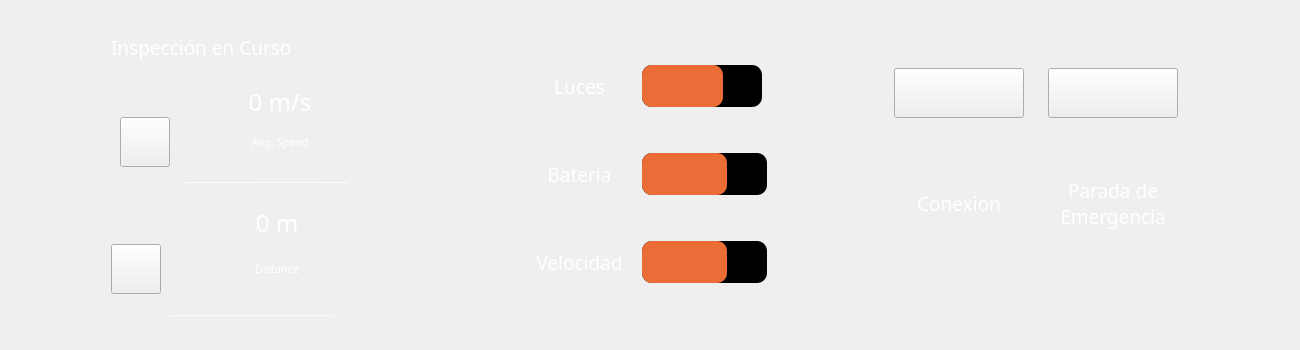
                    <widget class="QFrame" name="verticalFrame">
                     <property name="minimumSize">
                      <size>
                       <width>1300</width>
                       <height>350</height>
                      </size>
                     </property>
                     <property name="maximumSize">
                      <size>
                       <width>1300</width>
                       <height>370</height>
                      </size>
                     </property>
                     <layout class="QHBoxLayout" name="horizontalLayout_89">
                      <item>
                       <widget class="QFrame" name="verticalFrame_8">
                        <property name="minimumSize">
                         <size>
                          <width>0</width>
                          <height>300</height>
                         </size>
                        </property>
                        <property name="maximumSize">
                         <size>
                          <width>300</width>
                          <height>300</height>
                         </size>
                        </property>
                        <layout class="QVBoxLayout" name="verticalLayout_44">
                         <item>
                          <widget class="QLabel" name="label_5">
                           <property name="maximumSize">
                            <size>
                             <width>16777215</width>
                             <height>40</height>
                            </size>
                           </property>
                           <property name="font">
                            <font>
                             <family>Segoe UI Variable</family>
                             <pointsize>14</pointsize>
                             <weight>50</weight>
                             <bold>false</bold>
                            </font>
                           </property>
                           <property name="styleSheet">
                            <string notr="true">color: rgb(255, 255, 255)</string>
                           </property>
                           <property name="text">
                            <string>Inspección en Curso</string>
                           </property>
                           <property name="alignment">
                            <set>Qt::AlignLeading|Qt::AlignLeft|Qt::AlignVCenter</set>
                           </property>
                          </widget>
                         </item>
                         <item>
                          <widget class="QFrame" name="horizontalFrame_7">
                           <property name="minimumSize">
                            <size>
                             <width>0</width>
                             <height>150</height>
                            </size>
                           </property>
                           <property name="maximumSize">
                            <size>
                             <width>16777215</width>
                             <height>150</height>
                            </size>
                           </property>
                           <layout class="QHBoxLayout" name="horizontalLayout_13">
                            <item>
                             <widget class="QPushButton" name="btn_document_11">
                              <property name="minimumSize">
                               <size>
                                <width>50</width>
                                <height>50</height>
                               </size>
                              </property>
                              <property name="maximumSize">
                               <size>
                                <width>50</width>
                                <height>50</height>
                               </size>
                              </property>
                              <property name="font">
                               <font>
                                <pointsize>10</pointsize>
                                <weight>75</weight>
                                <bold>true</bold>
                               </font>
                              </property>
                              <property name="styleSheet">
                               <string notr="true"/>
                              </property>
                              <property name="text">
                               <string/>
                              </property>
                              <property name="icon">
                               <iconset>
                                <normaloff>iconos/SpeedInd.svg</normaloff>iconos/SpeedInd.svg</iconset>
                              </property>
                              <property name="iconSize">
                               <size>
                                <width>45</width>
                                <height>45</height>
                               </size>
                              </property>
                             </widget>
                            </item>
                            <item>
                             <widget class="QFrame" name="verticalFrame_9">
                              <layout class="QVBoxLayout" name="verticalLayout_47">
                               <item>
                                <widget class="QLabel" name="label_25">
                                 <property name="font">
                                  <font>
                                   <family>Segoe UI Variable</family>
                                   <pointsize>18</pointsize>
                                  </font>
                                 </property>
                                 <property name="styleSheet">
                                  <string notr="true">color:rgb(255, 255, 255)</string>
                                 </property>
                                 <property name="text">
                                  <string>0 m/s</string>
                                 </property>
                                 <property name="alignment">
                                  <set>Qt::AlignCenter</set>
                                 </property>
                                </widget>
                               </item>
                               <item>
                                <widget class="QLabel" name="label_26">
                                 <property name="font">
                                  <font>
                                   <family>Segoe UI Variable</family>
                                   <pointsize>8</pointsize>
                                  </font>
                                 </property>
                                 <property name="styleSheet">
                                  <string notr="true">color:rgb(255, 255, 255)</string>
                                 </property>
                                 <property name="text">
                                  <string>Avg. Speed</string>
                                 </property>
                                 <property name="alignment">
                                  <set>Qt::AlignCenter</set>
                                 </property>
                                </widget>
                               </item>
                               <item>
                                <widget class="QLabel" name="label_27">
                                 <property name="font">
                                  <font>
                                   <pointsize>9</pointsize>
                                  </font>
                                 </property>
                                 <property name="styleSheet">
                                  <string notr="true">color: white</string>
                                 </property>
                                 <property name="text">
                                  <string>-----------------------------------------</string>
                                 </property>
                                </widget>
                               </item>
                              </layout>
                             </widget>
                            </item>
                           </layout>
                          </widget>
                         </item>
                         <item>
                          <widget class="QFrame" name="horizontalFrame_10">
                           <property name="minimumSize">
                            <size>
                             <width>0</width>
                             <height>150</height>
                            </size>
                           </property>
                           <property name="maximumSize">
                            <size>
                             <width>16777215</width>
                             <height>150</height>
                            </size>
                           </property>
                           <layout class="QHBoxLayout" name="horizontalLayout_15">
                            <property name="spacing">
                             <number>0</number>
                            </property>
                            <property name="leftMargin">
                             <number>0</number>
                            </property>
                            <property name="topMargin">
                             <number>0</number>
                            </property>
                            <property name="rightMargin">
                             <number>0</number>
                            </property>
                            <property name="bottomMargin">
                             <number>0</number>
                            </property>
                            <item>
                             <widget class="QPushButton" name="btn_document_12">
                              <property name="minimumSize">
                               <size>
                                <width>50</width>
                                <height>50</height>
                               </size>
                              </property>
                              <property name="maximumSize">
                               <size>
                                <width>50</width>
                                <height>50</height>
                               </size>
                              </property>
                              <property name="font">
                               <font>
                                <pointsize>10</pointsize>
                                <weight>75</weight>
                                <bold>true</bold>
                               </font>
                              </property>
                              <property name="styleSheet">
                               <string notr="true"/>
                              </property>
                              <property name="text">
                               <string/>
                              </property>
                              <property name="icon">
                               <iconset>
                                <normaloff>iconos/Recorrido.svg</normaloff>iconos/Recorrido.svg</iconset>
                              </property>
                              <property name="iconSize">
                               <size>
                                <width>45</width>
                                <height>45</height>
                               </size>
                              </property>
                             </widget>
                            </item>
                            <item>
                             <widget class="QFrame" name="verticalFrame_10">
                              <layout class="QVBoxLayout" name="verticalLayout_54">
                               <item>
                                <widget class="QLabel" name="label_28">
                                 <property name="font">
                                  <font>
                                   <family>Segoe UI Variable</family>
                                   <pointsize>18</pointsize>
                                  </font>
                                 </property>
                                 <property name="styleSheet">
                                  <string notr="true">color:rgb(255, 255, 255)</string>
                                 </property>
                                 <property name="text">
                                  <string>0 m</string>
                                 </property>
                                 <property name="alignment">
                                  <set>Qt::AlignCenter</set>
                                 </property>
                                </widget>
                               </item>
                               <item>
                                <widget class="QLabel" name="label_29">
                                 <property name="font">
                                  <font>
                                   <family>Segoe UI Variable</family>
                                   <pointsize>8</pointsize>
                                  </font>
                                 </property>
                                 <property name="styleSheet">
                                  <string notr="true">color:rgb(255, 255, 255)</string>
                                 </property>
                                 <property name="text">
                                  <string>Distance</string>
                                 </property>
                                 <property name="alignment">
                                  <set>Qt::AlignCenter</set>
                                 </property>
                                </widget>
                               </item>
                               <item>
                                <widget class="QLabel" name="label_30">
                                 <property name="font">
                                  <font>
                                   <pointsize>9</pointsize>
                                  </font>
                                 </property>
                                 <property name="styleSheet">
                                  <string notr="true">color: white</string>
                                 </property>
                                 <property name="text">
                                  <string>-----------------------------------------</string>
                                 </property>
                                </widget>
                               </item>
                              </layout>
                             </widget>
                            </item>
                           </layout>
                          </widget>
                         </item>
                        </layout>
                       </widget>
                      </item>
                      <item>
                       <widget class="QFrame" name="verticalFrame_13">
                        <property name="minimumSize">
                         <size>
                          <width>280</width>
                          <height>0</height>
                         </size>
                        </property>
                        <property name="maximumSize">
                         <size>
                          <width>280</width>
                          <height>300</height>
                         </size>
                        </property>
                        <layout class="QVBoxLayout" name="verticalLayout_67">
                         <item>
                          <widget class="QFrame" name="horizontalFrame_57">
                           <property name="maximumSize">
                            <size>
                             <width>16777215</width>
                             <height>60</height>
                            </size>
                           </property>
                           <layout class="QHBoxLayout" name="horizontalLayout_95">
                            <item>
                             <widget class="QLabel" name="label_104">
                              <property name="minimumSize">
                               <size>
                                <width>125</width>
                                <height>0</height>
                               </size>
                              </property>
                              <property name="maximumSize">
                               <size>
                                <width>125</width>
                                <height>16777215</height>
                               </size>
                              </property>
                              <property name="font">
                               <font>
                                <family>Segoe UI Variable</family>
                                <pointsize>14</pointsize>
                               </font>
                              </property>
                              <property name="styleSheet">
                               <string notr="true">color:rgb(255, 255, 255)</string>
                              </property>
                              <property name="text">
                               <string>Luces</string>
                              </property>
                              <property name="alignment">
                               <set>Qt::AlignCenter</set>
                              </property>
                             </widget>
                            </item>
                            <item>
                             <widget class="QProgressBar" name="progressBar_22">
                              <property name="sizePolicy">
                               <sizepolicy hsizetype="Preferred" vsizetype="Minimum">
                                <horstretch>0</horstretch>
                                <verstretch>0</verstretch>
                               </sizepolicy>
                              </property>
                              <property name="minimumSize">
                               <size>
                                <width>120</width>
                                <height>20</height>
                               </size>
                              </property>
                              <property name="maximumSize">
                               <size>
                                <width>125</width>
                                <height>50</height>
                               </size>
                              </property>
                              <property name="styleSheet">
                               <string notr="true">QProgressBar
{
border: solid grey;
border-radius: 10px;
background-color:rgb(0, 0, 0);
color: black;
}
QProgressBar::chunk 
{
background-color: #EA6C36;
border-radius :10px;
}
QProgressBar::font
{
color:rgb(255, 255, 255)
}</string>
                              </property>
                              <property name="value">
                               <number>68</number>
                              </property>
                              <property name="alignment">
                               <set>Qt::AlignCenter</set>
                              </property>
                              <property name="format">
                               <string notr="true"/>
                              </property>
                             </widget>
                            </item>
                           </layout>
                          </widget>
                         </item>
                         <item>
                          <widget class="QFrame" name="horizontalFrame_58">
                           <property name="maximumSize">
                            <size>
                             <width>16777215</width>
                             <height>60</height>
                            </size>
                           </property>
                           <layout class="QHBoxLayout" name="horizontalLayout_96">
                            <item>
                             <widget class="QLabel" name="label_105">
                              <property name="minimumSize">
                               <size>
                                <width>125</width>
                                <height>0</height>
                               </size>
                              </property>
                              <property name="maximumSize">
                               <size>
                                <width>125</width>
                                <height>16777215</height>
                               </size>
                              </property>
                              <property name="font">
                               <font>
                                <family>Segoe UI Variable</family>
                                <pointsize>14</pointsize>
                               </font>
                              </property>
                              <property name="styleSheet">
                               <string notr="true">color:rgb(255, 255, 255)</string>
                              </property>
                              <property name="text">
                               <string>Bateria</string>
                              </property>
                              <property name="alignment">
                               <set>Qt::AlignCenter</set>
                              </property>
                             </widget>
                            </item>
                            <item>
                             <widget class="QProgressBar" name="speed_bar_6">
                              <property name="sizePolicy">
                               <sizepolicy hsizetype="Preferred" vsizetype="Minimum">
                                <horstretch>0</horstretch>
                                <verstretch>0</verstretch>
                               </sizepolicy>
                              </property>
                              <property name="minimumSize">
                               <size>
                                <width>125</width>
                                <height>0</height>
                               </size>
                              </property>
                              <property name="maximumSize">
                               <size>
                                <width>125</width>
                                <height>50</height>
                               </size>
                              </property>
                              <property name="styleSheet">
                               <string notr="true">QProgressBar
{
border: solid grey;
border-radius: 10px;
background-color:rgb(0, 0, 0);
color: black;
}
QProgressBar::chunk 
{
background-color: #EA6C36;
border-radius :10px;
}
QProgressBar::font
{
color:rgb(255, 255, 255)
}</string>
                              </property>
                              <property name="value">
                               <number>68</number>
                              </property>
                              <property name="alignment">
                               <set>Qt::AlignCenter</set>
                              </property>
                              <property name="format">
                               <string notr="true"/>
                              </property>
                             </widget>
                            </item>
                           </layout>
                          </widget>
                         </item>
                         <item>
                          <widget class="QFrame" name="horizontalFrame_59">
                           <property name="maximumSize">
                            <size>
                             <width>16777215</width>
                             <height>60</height>
                            </size>
                           </property>
                           <layout class="QHBoxLayout" name="horizontalLayout_97">
                            <item>
                             <widget class="QLabel" name="label_106">
                              <property name="minimumSize">
                               <size>
                                <width>125</width>
                                <height>0</height>
                               </size>
                              </property>
                              <property name="maximumSize">
                               <size>
                                <width>125</width>
                                <height>16777215</height>
                               </size>
                              </property>
                              <property name="font">
                               <font>
                                <family>Segoe UI Variable</family>
                                <pointsize>14</pointsize>
                               </font>
                              </property>
                              <property name="styleSheet">
                               <string notr="true">color:rgb(255, 255, 255)</string>
                              </property>
                              <property name="text">
                               <string>Velocidad</string>
                              </property>
                              <property name="alignment">
                               <set>Qt::AlignCenter</set>
                              </property>
                             </widget>
                            </item>
                            <item>
                             <widget class="QProgressBar" name="progressBar_23">
                              <property name="sizePolicy">
                               <sizepolicy hsizetype="Preferred" vsizetype="Minimum">
                                <horstretch>0</horstretch>
                                <verstretch>0</verstretch>
                               </sizepolicy>
                              </property>
                              <property name="minimumSize">
                               <size>
                                <width>125</width>
                                <height>20</height>
                               </size>
                              </property>
                              <property name="maximumSize">
                               <size>
                                <width>125</width>
                                <height>50</height>
                               </size>
                              </property>
                              <property name="styleSheet">
                               <string notr="true">QProgressBar
{
border: solid grey;
border-radius: 10px;
background-color:rgb(0, 0, 0);
color: black;
}
QProgressBar::chunk 
{
background-color: #EA6C36;
border-radius :10px;
}
QProgressBar::font
{
color:rgb(255, 255, 255)
}</string>
                              </property>
                              <property name="value">
                               <number>68</number>
                              </property>
                              <property name="alignment">
                               <set>Qt::AlignCenter</set>
                              </property>
                              <property name="format">
                               <string notr="true"/>
                              </property>
                             </widget>
                            </item>
                           </layout>
                          </widget>
                         </item>
                        </layout>
                       </widget>
                      </item>
                      <item>
                       <widget class="QFrame" name="horizontalFrame_16">
                        <property name="maximumSize">
                         <size>
                          <width>320</width>
                          <height>250</height>
                         </size>
                        </property>
                        <layout class="QHBoxLayout" name="horizontalLayout_101">
                         <item>
                          <widget class="QFrame" name="verticalFrame_18">
                           <layout class="QVBoxLayout" name="verticalLayout_73">
                            <item>
                             <widget class="QPushButton" name="btn_document_28">
                              <property name="minimumSize">
                               <size>
                                <width>100</width>
                                <height>50</height>
                               </size>
                              </property>
                              <property name="maximumSize">
                               <size>
                                <width>700</width>
                                <height>50</height>
                               </size>
                              </property>
                              <property name="font">
                               <font>
                                <pointsize>10</pointsize>
                                <weight>75</weight>
                                <bold>true</bold>
                               </font>
                              </property>
                              <property name="styleSheet">
                               <string notr="true"/>
                              </property>
                              <property name="text">
                               <string/>
                              </property>
                              <property name="icon">
                               <iconset>
                                <normaloff>iconos/Connect.svg</normaloff>iconos/Connect.svg</iconset>
                              </property>
                              <property name="iconSize">
                               <size>
                                <width>80</width>
                                <height>80</height>
                               </size>
                              </property>
                             </widget>
                            </item>
                            <item>
                             <widget class="QLabel" name="label_110">
                              <property name="font">
                               <font>
                                <family>Segoe UI Variable</family>
                                <pointsize>14</pointsize>
                               </font>
                              </property>
                              <property name="styleSheet">
                               <string notr="true">color:rgb(255, 255, 255)</string>
                              </property>
                              <property name="text">
                               <string>Conexion</string>
                              </property>
                              <property name="alignment">
                               <set>Qt::AlignCenter</set>
                              </property>
                             </widget>
                            </item>
                           </layout>
                          </widget>
                         </item>
                         <item>
                          <widget class="QFrame" name="verticalFrame_19">
                           <layout class="QVBoxLayout" name="verticalLayout_74">
                            <item>
                             <widget class="QPushButton" name="btn_parada_2">
                              <property name="minimumSize">
                               <size>
                                <width>100</width>
                                <height>50</height>
                               </size>
                              </property>
                              <property name="maximumSize">
                               <size>
                                <width>700</width>
                                <height>50</height>
                               </size>
                              </property>
                              <property name="font">
                               <font>
                                <pointsize>10</pointsize>
                                <weight>75</weight>
                                <bold>true</bold>
                               </font>
                              </property>
                              <property name="styleSheet">
                               <string notr="true"/>
                              </property>
                              <property name="text">
                               <string/>
                              </property>
                              <property name="icon">
                               <iconset>
                                <normaloff>iconos/parada.svg</normaloff>iconos/parada.svg</iconset>
                              </property>
                              <property name="iconSize">
                               <size>
                                <width>80</width>
                                <height>80</height>
                               </size>
                              </property>
                             </widget>
                            </item>
                            <item>
                             <widget class="QLabel" name="label_111">
                              <property name="maximumSize">
                               <size>
                                <width>200</width>
                                <height>16777215</height>
                               </size>
                              </property>
                              <property name="font">
                               <font>
                                <family>Segoe UI Variable</family>
                                <pointsize>14</pointsize>
                                <underline>false</underline>
                                <strikeout>false</strikeout>
                                <stylestrategy>PreferDefault</stylestrategy>
                               </font>
                              </property>
                              <property name="styleSheet">
                               <string notr="true">color:rgb(255, 255, 255)</string>
                              </property>
                              <property name="text">
                               <string>Parada de Emergencia</string>
                              </property>
                              <property name="textFormat">
                               <enum>Qt::AutoText</enum>
                              </property>
                              <property name="scaledContents">
                               <bool>false</bool>
                              </property>
                              <property name="alignment">
                               <set>Qt::AlignCenter</set>
                              </property>
                              <property name="wordWrap">
                               <bool>true</bool>
                              </property>
                             </widget>
                            </item>
                           </layout>
                          </widget>
                         </item>
                        </layout>
                       </widget>
                      </item>
                     </layout>
                    </widget>
